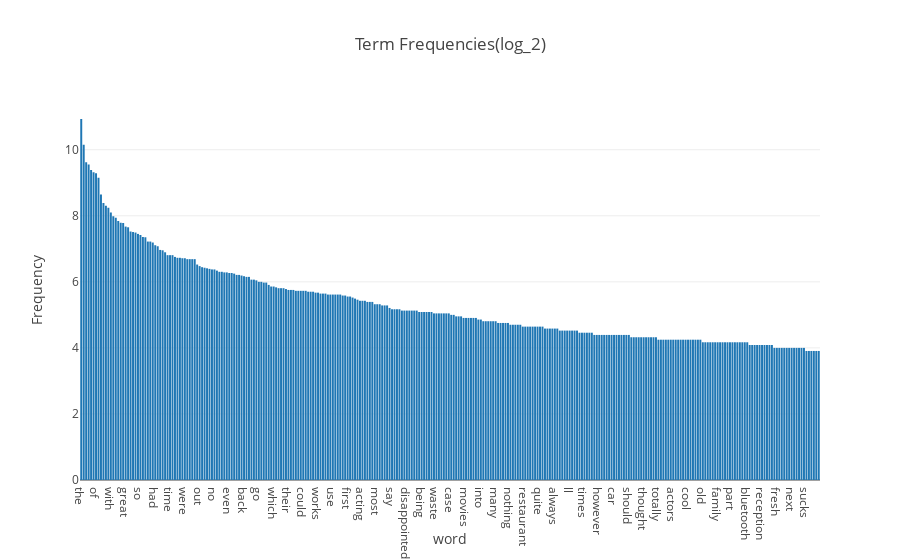

Notebook code for this chart:
### Code cell
words_idx = np.argsort(np.sum(X_tf, axis=0).tolist()[0])[::-1][:300]
iplot(plot_word_frequency([np.array(tf_vectorizer.get_feature_names())[words_idx], 
                                         np.log2(term_frequencies[words_idx])], 
                                        'Term Frequencies(log_2)'))

### Figure 1 — Plotly figure (JSON) as saved in the notebook; plotly's stock layout.template omitted (floating-point values rounded to 4 significant figures; data arrays with more than 128 entries replaced by an {"elided": "..."} marker saying what was removed)
{"data": [{"type": "bar", "uid": "9c91af66-d772-11e8-abf9-8c859019dcd2", "x": {"elided": "300 str values"}, "y": {"elided": "300 float values"}}], "layout": {"title": "Term Frequencies(log_2)", "xaxis": {"title": "word"}, "yaxis": {"title": "Frequency"}}}
